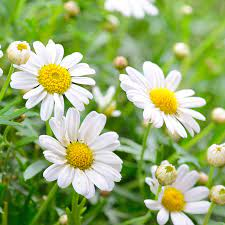
#> input picture week 4/Python Design/image.jpg, 225 x 225 px
$ python Imgtotext.py
#> lines starting #> are read from the running program, lines starting #| are printed output that depends on the picture
import cv2
import numpy as np
import ctypes

def de2hex_floating_point(x):
   return hex(ctypes.c_uint.from_buffer(ctypes.c_float(x)).value)
img_rgb = cv2.imread('image.jpg')
#> img_rgb is the input picture: shape (225, 225, 3); mean B, G, R 108, 173.4, 151
img_resize = cv2.resize(img_rgb, (100, 100),
               interpolation = cv2.INTER_NEAREST)
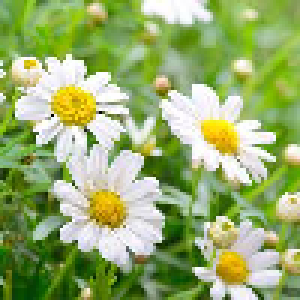
#> img_resize: shape (100, 100, 3) (shown 3 times larger); mean B, G, R 108, 173.6, 151.1

# Lay thong tin cua anh
(h, w, d) = img_resize.shape
#> h = 100; w = 100; d = 3
print("width={}, height={}, depth={}".format(w, h, d))
#| width=100, height=100, depth=3
f = open('/home/nguyentienluan/Documents/Lab1_W2/HDL_RGB2HSV_Pipeline/text.txt', 'w+')
# fa = open('/home/nguyentienluan/Documents/Lab1_W2/HDL_RGB2HSV/textfl.txt', 'w+')
for i in range (h):
  for j in range (w):
    b, g, r = img_resize[i][j]
    if(r != 0): r = de2hex_floating_point(r).replace('0x', '')
    else: r = '00000000'
    if(g != 0): g = de2hex_floating_point(g).replace('0x', '')
    else: g = '00000000'
    if(b != 0): b = de2hex_floating_point(b).replace('0x', '')
    else: b = '00000000'
    string = r + g + b + '\n'
    f.write(string)

# [4 lines of commented-out code are left out]


def rgb2hsv(r, g, b):
  r_d = r / 255
  g_d = g / 255
  b_d = b / 255

  Cmax = max(r_d, g_d, b_d)
  Cmin = min(r_d, g_d, b_d)

  denta = Cmax - Cmin

  #Hue calculation:
  if(denta == 0):
      h = 0
  elif(Cmax == r_d):
      h = 60*(((g_d - b_d)/denta)%6)
  elif(Cmax == g_d):
      h = 60*((b_d - r_d)/denta + 2)
  elif(Cmax == b_d):
      h = 60*((r_d - g_d) + 4)

  #Saturation calculation:
  if(Cmax == 0):
      s = 0
  else:
      s = (denta/Cmax)*100

  #Value calculation:
  v = Cmax * 100
  #Return result
  return h, s, v

f1 = open('text1.txt', 'w')
for i in range (h):
  for j in range (w):
    b, g, r = img_resize[i][j]
    h, s, v = rgb2hsv(r, g, b)
    # [7 lines of commented-out code are left out]
    f1.write(str(h)+'\t'+ str(s) +'\t'+ str(v) + "\n")
#> this loop made 100 passes
#print(img_rgb)

f.close()
f1.close()
cv2.imshow("img_raw", img_resize)
cv2.imwrite('img_resize.jpg',img_resize)
cv2.waitKey(0)
